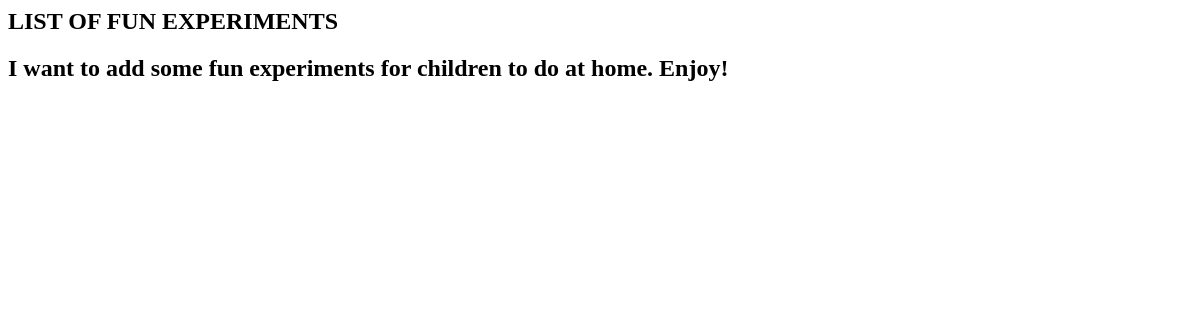
Page /Experiment/ on the earlier database version.
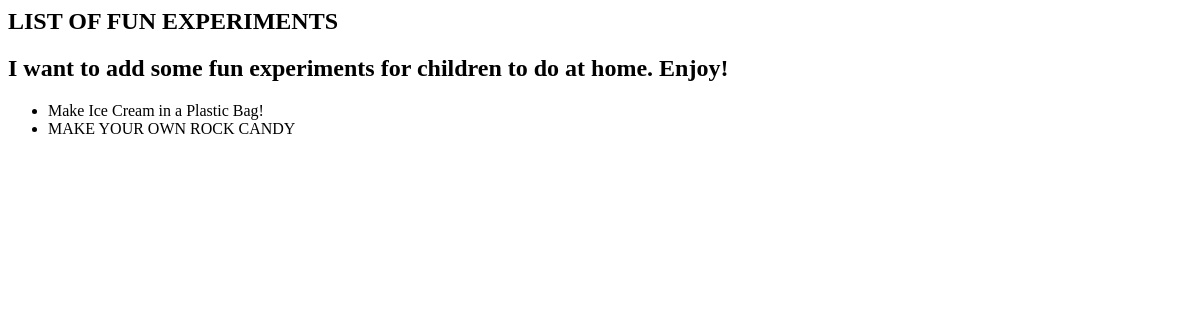
Same page on the later database version.
### Experiment/models.py (models this page shows)
class Experiments(models.Model):
    Title = models.CharField(max_length=255, unique=True)
    Desc = models.TextField()
    Preparation = models.TextField()
    How_to_do = models.TextField()

### Experiment/views.py (the view)
# urls.py: path('', views.index, name='index'),
def index(request):
    experiments=Experiments.objects.all()
    context={'experiments': experiments}
    return render(request,'experiment/for.html', context)

### Experiment/templates/Experiment/for.html
{% block content %}
<h2>LIST OF FUN EXPERIMENTS</h2>
<h2>I want to add some fun experiments for children to do at home. Enjoy!</h2>
<ul>
{% for experiment in experiments %}
    <li>{{ experiment.Title }}</li>
{% endfor %}
</ul>
{% endblock %}

Differences in the rows shown:
added Experiments: Title "Make Ice Cream in a Plastic Bag!"
added Experiments: Title "MAKE YOUR OWN ROCK CANDY"
